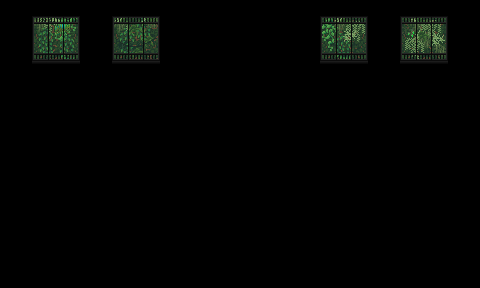

A level layout from a 2D game, rendered from its tile map. Below: a short description, then the map file with tile-grid data replaced by summaries:
An orthogonal 30x18 tile map with 16x16 px tiles, 1 tile layer (Buildings), 3 tilesets.

<map version="1.8" tiledversion="1.8.5" orientation="orthogonal" renderorder="right-down" width="30" height="18" tilewidth="16" tileheight="16" infinite="0" nextlayerid="7" nextobjectid="375">
 <properties>
  <property name="LocationContext" value="Island" />
  <property name="SeasonOverride" value="summer" />
  <property name="ViewportFollowPlayer" type="bool" value="true" />
 </properties>
 <tileset firstgid="1" name="indoor" tilewidth="16" tileheight="16" tilecount="2176" columns="32">
  <image source="townInterior.png" width="512" height="1088" />
 </tileset>
 <tileset firstgid="2177" name="windows_sunny" tilewidth="16" tileheight="16" tilecount="144" columns="12">
  <image source="windows_sunny.png" width="192" height="192" />
 </tileset>
 <tileset firstgid="2321" name="window_critters" tilewidth="16" tileheight="16" tilecount="162" columns="27">
  <image source="window_critters.png" width="432" height="96" />
  <tile id="1">
   <animation>
    <frame tileid="1" duration="1000" />
    <frame tileid="4" duration="1000" />
    <frame tileid="7" duration="1000" />
    <frame tileid="10" duration="1000" />
    <frame tileid="13" duration="1000" />
    <frame tileid="16" duration="1000" />
    <frame tileid="19" duration="1000" />
    <frame tileid="22" duration="1000" />
    <frame tileid="19" duration="1000" />
    <frame tileid="16" duration="1000" />
    <frame tileid="13" duration="1000" />
    <frame tileid="10" duration="1000" />
    <frame tileid="7" duration="1000" />
    <frame tileid="4" duration="1000" />
   </animation>
  </tile>
  <tile id="2">
   <animation>
    <frame tileid="2" duration="1000" />
    <frame tileid="5" duration="1000" />
    <frame tileid="8" duration="1000" />
    <frame tileid="11" duration="1000" />
    <frame tileid="14" duration="1000" />
    <frame tileid="17" duration="1000" />
    <frame tileid="20" duration="1000" />
    <frame tileid="23" duration="1000" />
    <frame tileid="20" duration="1000" />
    <frame tileid="17" duration="1000" />
    <frame tileid="14" duration="1000" />
    <frame tileid="11" duration="1000" />
    <frame tileid="8" duration="1000" />
    <frame tileid="5" duration="1000" />
   </animation>
  </tile>
  <tile id="28">
   <animation>
    <frame tileid="28" duration="1000" />
    <frame tileid="31" duration="1000" />
    <frame tileid="34" duration="1000" />
    <frame tileid="37" duration="1000" />
    <frame tileid="40" duration="1000" />
    <frame tileid="43" duration="1000" />
    <frame tileid="46" duration="1000" />
    <frame tileid="49" duration="1000" />
    <frame tileid="46" duration="1000" />
    <frame tileid="43" duration="1000" />
    <frame tileid="40" duration="1000" />
    <frame tileid="37" duration="1000" />
    <frame tileid="34" duration="1000" />
    <frame tileid="31" duration="1000" />
   </animation>
  </tile>
  <tile id="29">
   <animation>
    <frame tileid="29" duration="1000" />
    <frame tileid="32" duration="1000" />
    <frame tileid="35" duration="1000" />
    <frame tileid="38" duration="1000" />
    <frame tileid="41" duration="1000" />
    <frame tileid="44" duration="1000" />
    <frame tileid="47" duration="1000" />
    <frame tileid="50" duration="1000" />
    <frame tileid="47" duration="1000" />
    <frame tileid="44" duration="1000" />
    <frame tileid="41" duration="1000" />
    <frame tileid="41" duration="1000" />
    <frame tileid="38" duration="1000" />
    <frame tileid="35" duration="1000" />
   </animation>
  </tile>
 </tileset>
 <layer id="3" name="Buildings" width="30" height="18">
  <data>[540 cells, 36 non-empty, 36 distinct tile ids]</data>
 </layer>
</map>
